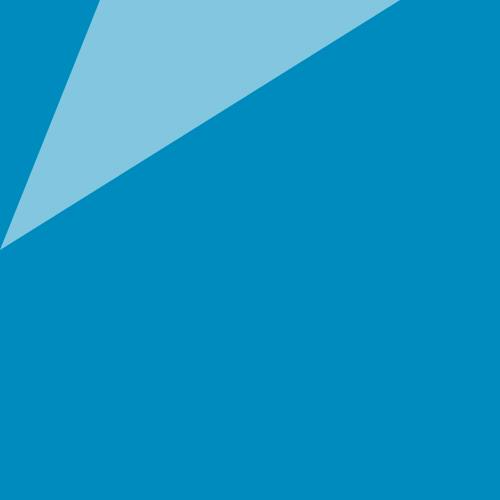
Frame 1 (no input)
Frame 60 (the mouse pressed at the canvas centre just before this capture): identical to frame 1, image omitted
Frame 120 (the mouse held since frame 60 and released just before this capture): blank canvas, image omitted

The Processing sketch that drew this single still picture (run headless with seeded random() and noise(); from frame 60 on, the mouse is pressed at the canvas centre):

// Processing sketch: processing_111106
// ── processing_111106.pde

void setup(){
  size(500,500);
  rectMode(CENTER); 
  
}

void draw(){
  background(0,139,191);
  noStroke();
  fill(255,255,255,50);
  triangle(width/2,mouseY,100,mouseX,400,mouseY);
  fill(255,255,255,100);
  triangle(width/2,mouseX,100,mouseY,400,mouseX);
  fill(255,255,255,50);
  triangle(mouseY,height/2,400,mouseX,100,mouseY);
  fill(255,255,255,100);
  triangle(mouseX,height/2,400,mouseY,100,mouseX);
  fill(255,255,255,50);
  triangle(width/2,mouseY,200,mouseX,200,mouseY);
  fill(255,255,255,100);
  triangle(width/2,mouseX,200,mouseY,200,mouseX);
  fill(255,255,255,50);
  triangle(mouseY,height/2,200,mouseX,200,mouseY);
  fill(255,255,255,100);
  triangle(mouseX,height/2,200,mouseY,200,mouseX);
  
 
 
  println(mouseX + " " + mouseY);  

}
